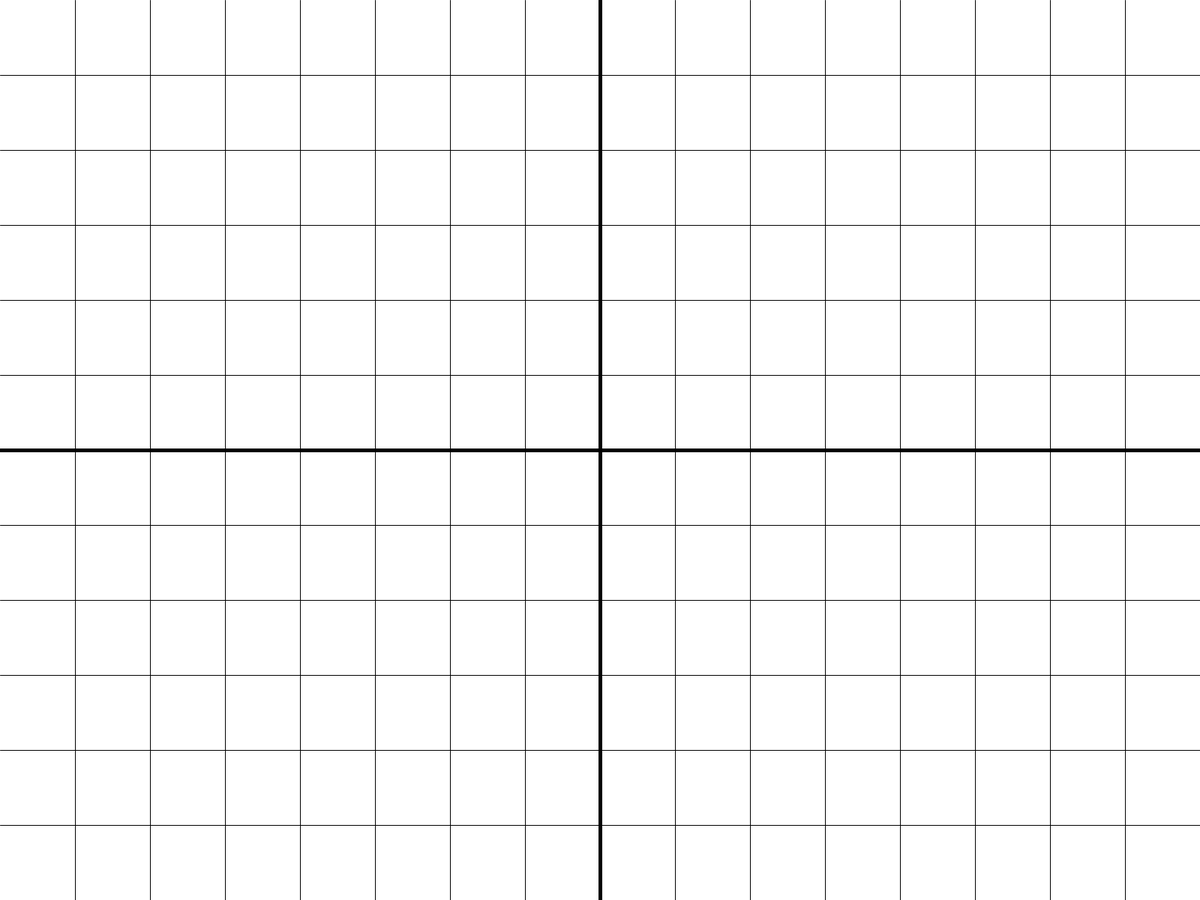
Frame 1 (no input)
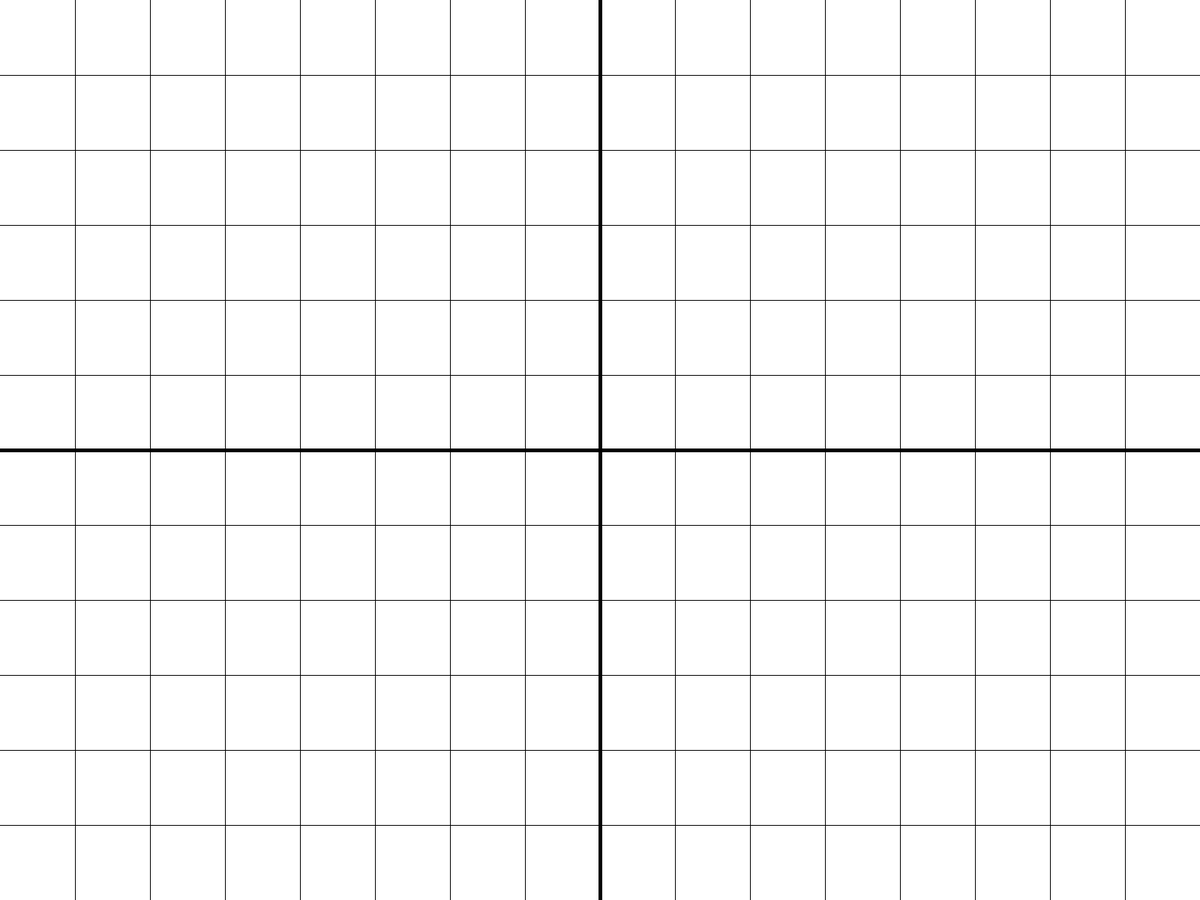
Frame 60 (the mouse pressed at the canvas centre just before this capture)
Frame 120 (the mouse held since frame 60 and released just before this capture): identical to frame 60, image omitted

The Processing sketch that drew these frames (run headless with seeded random() and noise(); from frame 60 on, the mouse is pressed at the canvas centre):

// Processing sketch: Processing_Example
// ── Processing_Example.pde
void setup() {
  fullScreen();
  background(255, 255, 255);
}

void draw() {
  int midY = height/2; 
  int midX = width/2;
  int x = 100; 
  int y = 100;
  stroke(0);
  strokeWeight(5); 
  
  line(0, midY, width, midY);
  line(midX, 0, midX, height);
  
  strokeWeight(1);
  while(midY - y > 0) {
     line(0, midY-y, width, midY-y);
     line(0, midY+y, width, midY+y);
     y = y + 100; 
  }
  while(midX - x > 0) {
     line(midX-x, 0, midX-x, height);
     line(midX+x, 0, midX+x, height);
     x = x + 100; 
  }
}
